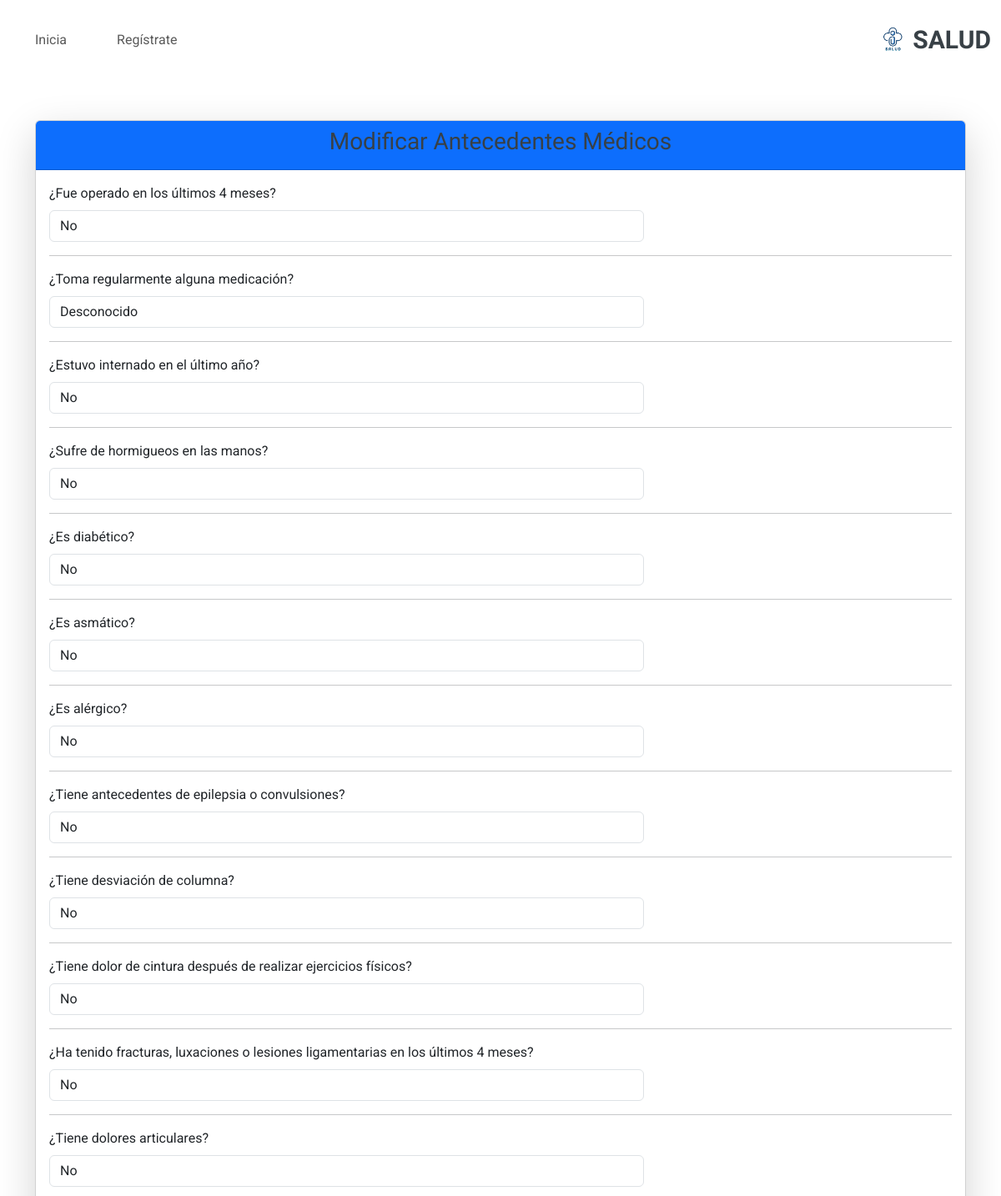
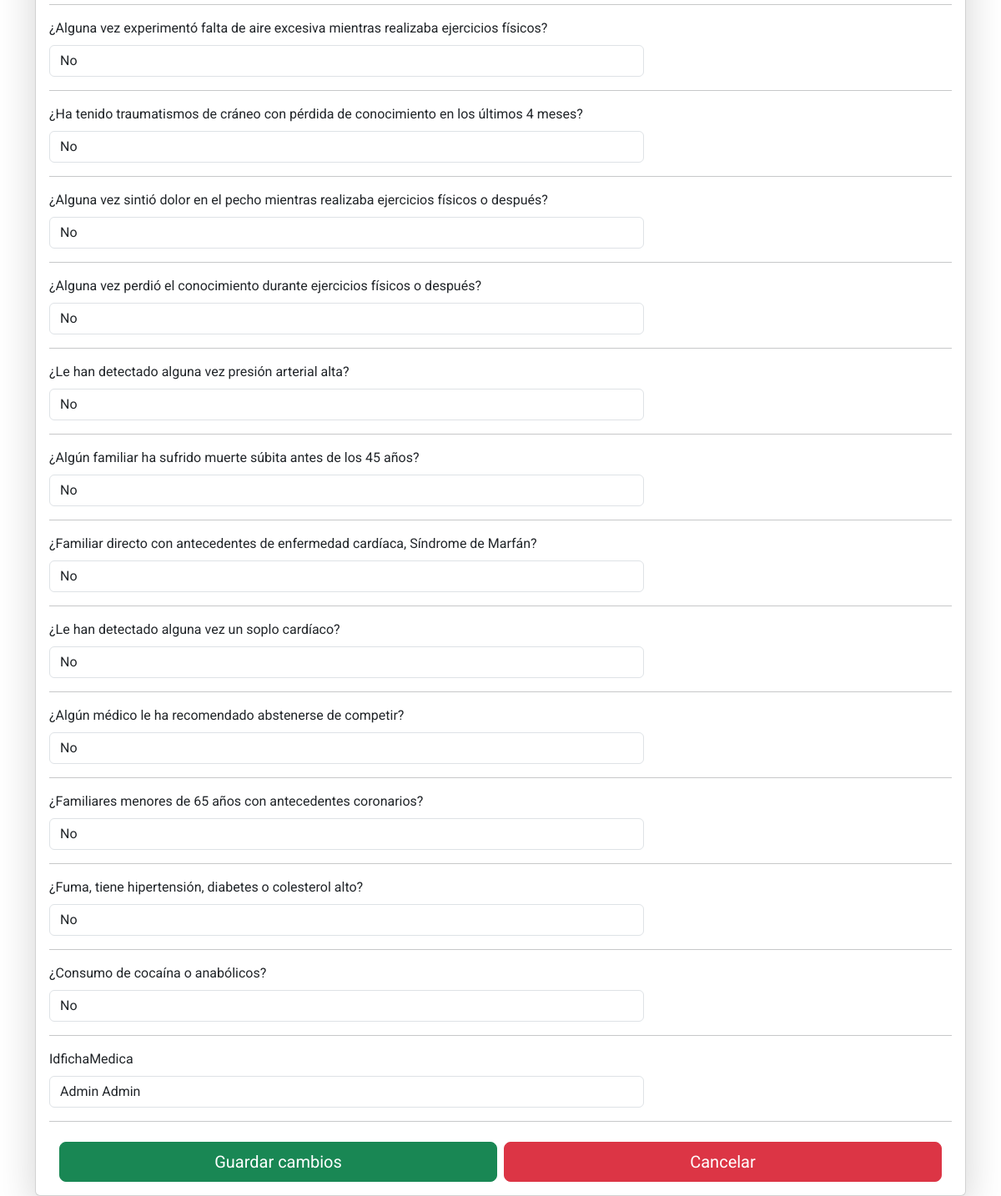
Page /registro-medico/modificar_antecedente/9/ on the committed database (2 pictures, top to bottom).
### RegistroMedico/models.py (models this page shows)
class AntecedenteEnfermedades(models.Model):
    idantecedente_enfermedades = models.AutoField(primary_key=True)
    fue_operado = models.BooleanField(null=True, blank=True, default=None)
    toma_medicacion = models.BooleanField(null=True, blank=True, default=None)
    estuvo_internado = models.BooleanField(null=True, blank=True, default=None)
    sufre_hormigueos = models.BooleanField(null=True, blank=True, default=None)
    es_diabetico = models.BooleanField(null=True, blank=True, default=None)
    es_amatico = models.BooleanField(null=True, blank=True, default=None)  # 'asmático' corregido como 'es_amatico'
    es_alergico = models.BooleanField(null=True, blank=True, default=None)
    alerg_observ = models.CharField(max_length=100, null=True, blank=True, default=None)
    antecedente_epilepsia = models.BooleanField(null=True, blank=True, default=None)
    desviacion_columna = models.BooleanField(null=True, blank=True, default=None)
    dolor_cintira = models.BooleanField(null=True, blank=True, default=None)
    fracturas = models.BooleanField(null=True, blank=True, default=None)
    dolores_articulares = models.BooleanField(null=True, blank=True, default=None)
    falta_aire = models.BooleanField(null=True, blank=True, default=None)
    tramatismos_craneo = models.BooleanField(null=True, blank=True, default=None)
    dolor_pecho = models.BooleanField(null=True, blank=True, default=None)
    perdida_conocimiento = models.BooleanField(null=True, blank=True, default=None)
    presion_arterial = models.BooleanField(null=True, blank=True, default=None)
    muerte_subita_familiar = models.BooleanField(null=True, blank=True, default=None)
    enfermedad_cardiaca_familiar = models.BooleanField(null=True, blank=True, default=None)
    soplo_cardiaco = models.BooleanField(null=True, blank=True, default=None)
    abstenerce_competencia = models.BooleanField(null=True, blank=True, default=None)
    antecedentes_coronarios_familiares = models.BooleanField(null=True, blank=True, default=None)
    fumar_hipertension_diabetes = models.BooleanField(null=True, blank=True, default=None)
    fhd_observacion = models.CharField(max_length=100, null=True, blank=True, default=None)
    consumo_cocaina_anabolicos = models.BooleanField(null=True, blank=True, default=None)
    cca_observaciones = models.CharField(max_length=100, null=True, blank=True, default=None)
    idfichaMedica = models.OneToOneField('RegistroMedico', on_delete=models.CASCADE, unique=True)
    class Meta:
        db_table = 'antecedente_enfermedades'

class RegistroMedico(models.Model):
    ESTADO_FICHA = [
        ('PENDIENTE', 'Pendiente'),
        ('PROCESO', 'En proceso'),
        ('APROBADA', 'Aprobada'),
        ('RECHAZADA', 'Rechazada'),
    ]
    idfichaMedica = models.AutoField(primary_key=True)
    jugador = models.ForeignKey(Jugador, on_delete=models.CASCADE ,related_name='registros_medicos')
    torneo = models.ForeignKey(Torneo, on_delete=models.CASCADE)  # Relación con Torneo
    estado = models.CharField(max_length=45, choices=ESTADO_FICHA, blank=True, null=True)  # Estado actual de la ficha médica
    fecha_creacion = models.DateTimeField(auto_now_add=True)
    fecha_caducidad = models.DateField(blank=True, null=True)  # Inicialmente null
    fecha_de_llenado = models.DateField(blank=True, null=True)  # Campo para fecha de llenado
    observacion = models.CharField(max_length=200, blank=True, null=True)  # Observaciones adicionales
    consentimiento_persona = models.BooleanField(null=True, blank=True)  # Consentimiento de la persona
    medico = models.ForeignKey(Medico, on_delete=models.SET_NULL, null=True, blank=True)  # Relación opcional con el modelo Medico
    class Meta:
        db_table = 'fichaRegistro'
    def __str__(self):
        return f"{self.jugador.persona.profile.nombre} {self.jugador.persona.profile.apellido}"

### RegistroMedico/views.py (the view, shortened to what this page needs)
# urls.py: path('modificar_antecedente/<int:antecedente_id>/', ModificarAntecedenteView.as_view(), name='modificar_antecedente'),
class ModificarAntecedenteView(UpdateView):
    model = AntecedenteEnfermedades
    template_name = 'registro_medico/modificar_antecedentes.html'
    form_class = AntecedenteEnfermedadesForm  # Asegúrate de tener el formulario correspondiente
    def get_object(self, queryset=None):
        antecedente_id = self.kwargs.get('antecedente_id')
        return get_object_or_404(AntecedenteEnfermedades, pk=antecedente_id)

### RegistroMedico/templatetags/custom_filters.py (called while the page is built)
@register.filter(name='add_class')
def add_class(field, css_class):
    return field.as_widget(attrs={"class": css_class})

### RegistroMedico/templates/registro_medico/modificar_antecedentes.html (shortened to what this page needs)
{% extends 'core/base.html' %}
{% load custom_filters %}
{% block content %}
<div class="container mt-5">
    <div class="card shadow-lg">
        <div class="card-header bg-primary text-white text-center">
            <h3>Modificar Antecedentes Médicos</h3>
        </div>
        <div class="card-body">
            <form method="POST" class="needs-validation" novalidate>
                {% for field in form %}
                <div class="row mb-3">
                    <div class="col-md-8 col-12">
                        <label for="{{ field.id_for_label }}" class="form-label">{{ field.label }}</label>
                        {{ field|add_class:"form-control" }}
                    </div>
                </div>
                <hr>
                {% endfor %}
                <div class="container mt-4">
                    <div class="row text-center gx-2">
                        <div class="col">
                            <button type="submit" class="btn btn-success btn-lg w-100">Guardar cambios</button>
                        </div>
                        <div class="col">
                            <button href=""  class="btn btn-danger btn-lg w-100">Cancelar</button>
                        </div>
                    </div>
                </div>
            </form>
        </div>
    </div>
</div>
{% endblock %}

### core/templates/core/base.html (shortened to what this page needs)
<!DOCTYPE html>
<html lang="en">
<head>
    {% load static %}
    <link rel="stylesheet" href="https://cdnjs.cloudflare.com/ajax/libs/font-awesome/5.15.4/css/all.min.css">
    <link href="https://cdn.jsdelivr.net/npm/bootstrap@5.3.0-alpha1/dist/css/bootstrap.min.css" rel="stylesheet">
    <link href="{% static 'core/vendor/bootstrap/css/bootstrap.min.css' %}" rel="stylesheet">
    <link href="{% static 'core/vendor/bootstrap-icons/bootstrap-icons.css' %}" rel="stylesheet">
    <link href="{% static 'core/vendor/aos/aos.css' %}" rel="stylesheet">
    <link href="{% static 'core/vendor/glightbox/css/glightbox.min.css' %}" rel="stylesheet">
    <link href="{% static 'core/vendor/swiper/swiper-bundle.min.css' %}" rel="stylesheet">
    <link href="{% static 'core/css/main.css' %}" rel="stylesheet">
</head>
<body class="index-page">
    <header id="header" class="header d-flex align-items-center sticky-top">
        <div class="container-fluid position-relative d-flex align-items-center justify-content-between">
            <a href="" class="logo d-flex align-items-center me-auto me-xl-0">
                <img src="{% static 'core/img/logoapp.png' %}" alt="Logo">
                <h1 class="sitename">SALUD</h1>
            </a>
            <nav id="navmenu" class="navbar navbar-expand-lg navbar-light bg-white ">
                <div class="container-fluid">
                    <div class="collapse navbar-collapse" id="navbarNav">
                        <ul class="navbar-nav ms-auto">
                            {% if request.path != '/account/login/' %}
                                {% if user.is_authenticated %}
                                    <li class="nav-item me-4">
                                        <a href="{% url 'perfil' %}" class="nav-link active">Perfil</a>
                                    </li>
                                    <li class="nav-item me-4">
                                        <button type="button" class="btn btn-link nav-link" data-bs-toggle="modal" data-bs-target="#logoutModal">
                                            Salir
                                        </button>
                                    </li>
                                    <li class="nav-item me-4">
                                        <span class="navbar-text fw-bold">
                                            {{ profile.nombre }} {{ profile.apellido }}
                                        </span>
                                    </li>
                                    {% if profile.rol == 'jugador' %}
                                    <li class="nav-item me-4">
                                        <a href="{% url 'menu_jugador' %}" class="nav-link"></a>
                                    </li>
                                    {% endif %}
                                {% else %}
                                    <li class="nav-item me-4">
                                        <a href="{% url 'login' %}" class="nav-link">Inicia</a>
                                    </li>
                                    <li class="nav-item me-4">
                                        <a href="{% url 'register' %}" class="nav-link">Regístrate</a>
                                    </li>
                                {% endif %}
                            {% endif %}
                        </ul>
                    </div>
                </div>
            </nav>
        </div>
    </header>
    {% block content %}{% endblock %}
</body>
</html>

### core/static/core/css/main.css (style rules this page uses)
:root { --default-font: "Roboto", system-ui, -apple-system, "Segoe UI", Roboto, "Helvetica Neue", Arial, "Noto Sans", "Liberation Sans", sans-serif, "Apple Color Emoji", "Segoe UI Emoji", "Segoe UI Symbol", "Noto Color Emoji"; --heading-font: "Raleway", sans-serif; --nav-font: "Poppins", sans-serif; }
:root { --background-color: #ffffff; --default-color: #444444; --heading-color: #384046; --accent-color: #3498db; --surface-color: #ffffff; --contrast-color: #ffffff; }
:root { --nav-color: #444444; --nav-hover-color: #3498db; --nav-mobile-background-color: #ffffff; --nav-dropdown-background-color: #ffffff; --nav-dropdown-color: #444444; --nav-dropdown-hover-color: #3498db; }
:root { scroll-behavior: smooth; }
body { color: var(--default-color); background-color: var(--background-color); font-family: var(--default-font); }
a { color: var(--accent-color); text-decoration: none; transition: 0.3s; }
h1, h2, h3, h4, h5, h6 { color: var(--heading-color); font-family: var(--heading-font); }
.header { color: var(--default-color); background-color: var(--background-color); padding: 20px 0; transition: all 0.5s; z-index: 997; }
.header .logo { line-height: 1; }
.header .logo img { max-height: 36px; margin-right: 8px; }
.header .logo h1 { font-size: 30px; margin: 0; font-weight: 700; color: var(--heading-color); }
@media (max-width: 1200px) { .header .logo { order: 1; } }
.navbar-nav .nav-link { transition: transform 0.3s ease; }
#navmenu { background-color: #f8f9fa; }
#navmenu .nav-item { padding: 0 10px; }

### rows in the picture
AntecedenteEnfermedades: form "No" "Desconocido" "No" "No" "No" "No" "No" "No" "No" "No" "No" "No" "No" "No" "No" "No" "No" "No" "No" "No" "No" "No" "No" "No"
RegistroMedico: form "Admin Admin"

### other values in the picture
{{ field.label }} "¿Fue operado en los últimos 4 meses?" "¿Toma regularmente alguna medicación?" "¿Estuvo internado en el último año?" "¿Sufre de hormigueos en las manos?" "¿Es diabético?" "¿Es asmático?" "¿Es alérgico?" "¿Tiene antecedentes de epilepsia o convulsiones?" "¿Tiene desviación de columna?" "¿Tiene dolor de cintura después de realizar ejercicios físicos?" "¿Ha tenido fracturas, luxaciones o lesiones ligamentarias en los últimos 4 meses?" "¿Tiene dolores articulares?" "¿Alguna vez experimentó falta de aire excesiva mientras realizaba ejercicios físicos?" "¿Ha tenido traumatismos de cráneo con pérdida de conocimiento en los últimos 4 meses?" "¿Alguna vez sintió dolor en el pecho mientras realizaba ejercicios físicos o después?" "¿Alguna vez perdió el conocimiento durante ejercicios físicos o después?" "¿Le han detectado alguna vez presión arterial alta?" "¿Algún familiar ha sufrido muerte súbita antes de los 45 años?" "¿Familiar directo con antecedentes de enfermedad cardíaca, Síndrome de Marfán?" "¿Le han detectado alguna vez un soplo cardíaco?" "¿Algún médico le ha recomendado abstenerse de competir?" "¿Familiares menores de 65 años con antecedentes coronarios?" "¿Fuma, tiene hipertensión, diabetes o colesterol alto?" "¿Consumo de cocaína o anabólicos?" "IdfichaMedica"
